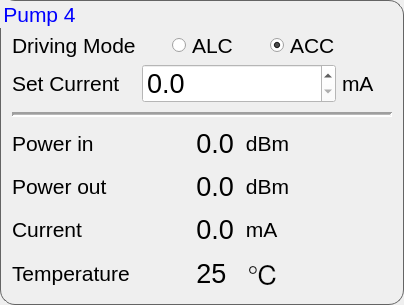
         <widget class="QGroupBox" name="groupBox_4">
          <property name="font">
           <font>
            <pointsize>16</pointsize>
           </font>
          </property>
          <property name="styleSheet">
           <string notr="true">QGroupBox{
border-color: rgb(100, 100, 100);
border-width: 1px;        
border-style: solid;
border-radius: 15px;
}
QGroupBox:title{
color: rgb(0, 0, 255);
}</string>
          </property>
          <property name="title">
           <string>Pump 4</string>
          </property>
          <layout class="QGridLayout" name="gridLayout_6">
           <item row="8" column="2">
            <widget class="QLabel" name="label_38">
             <property name="font">
              <font>
               <pointsize>16</pointsize>
              </font>
             </property>
             <property name="text">
              <string> mA</string>
             </property>
            </widget>
           </item>
           <item row="8" column="0">
            <widget class="QLabel" name="label_39">
             <property name="sizePolicy">
              <sizepolicy hsizetype="Preferred" vsizetype="Fixed">
               <horstretch>0</horstretch>
               <verstretch>0</verstretch>
              </sizepolicy>
             </property>
             <property name="minimumSize">
              <size>
               <width>0</width>
               <height>37</height>
              </size>
             </property>
             <property name="font">
              <font>
               <pointsize>16</pointsize>
              </font>
             </property>
             <property name="text">
              <string>Current</string>
             </property>
            </widget>
           </item>
           <item row="7" column="0">
            <widget class="QLabel" name="label_40">
             <property name="sizePolicy">
              <sizepolicy hsizetype="Preferred" vsizetype="Fixed">
               <horstretch>0</horstretch>
               <verstretch>0</verstretch>
              </sizepolicy>
             </property>
             <property name="minimumSize">
              <size>
               <width>0</width>
               <height>37</height>
              </size>
             </property>
             <property name="font">
              <font>
               <pointsize>16</pointsize>
              </font>
             </property>
             <property name="text">
              <string>Power out</string>
             </property>
            </widget>
           </item>
           <item row="7" column="1">
            <widget class="QLabel" name="power_out_4">
             <property name="font">
              <font>
               <pointsize>20</pointsize>
              </font>
             </property>
             <property name="layoutDirection">
              <enum>Qt::LeftToRight</enum>
             </property>
             <property name="text">
              <string>0.0</string>
             </property>
             <property name="alignment">
              <set>Qt::AlignRight|Qt::AlignTrailing|Qt::AlignVCenter</set>
             </property>
            </widget>
           </item>
           <item row="8" column="1">
            <widget class="QLabel" name="current_4">
             <property name="font">
              <font>
               <pointsize>20</pointsize>
              </font>
             </property>
             <property name="layoutDirection">
              <enum>Qt::LeftToRight</enum>
             </property>
             <property name="text">
              <string>0.0</string>
             </property>
             <property name="alignment">
              <set>Qt::AlignRight|Qt::AlignTrailing|Qt::AlignVCenter</set>
             </property>
            </widget>
           </item>
           <item row="1" column="1">
            <widget class="QRadioButton" name="ALC_4">
             <property name="font">
              <font>
               <pointsize>16</pointsize>
              </font>
             </property>
             <property name="styleSheet">
              <string notr="true">padding-left: 30px;</string>
             </property>
             <property name="text">
              <string>ALC</string>
             </property>
            </widget>
           </item>
           <item row="4" column="3">
            <widget class="QLabel" name="set_unit_4">
             <property name="minimumSize">
              <size>
               <width>50</width>
               <height>0</height>
              </size>
             </property>
             <property name="font">
              <font>
               <pointsize>16</pointsize>
              </font>
             </property>
             <property name="text">
              <string>mA</string>
             </property>
            </widget>
           </item>
           <item row="1" column="2">
            <widget class="QRadioButton" name="ACC_4">
             <property name="font">
              <font>
               <pointsize>16</pointsize>
              </font>
             </property>
             <property name="styleSheet">
              <string notr="true">padding-left: 30px;</string>
             </property>
             <property name="text">
              <string>ACC</string>
             </property>
             <property name="checked">
              <bool>true</bool>
             </property>
            </widget>
           </item>
           <item row="0" column="1">
            <spacer name="verticalSpacer_4">
             <property name="orientation">
              <enum>Qt::Vertical</enum>
             </property>
             <property name="sizeType">
              <enum>QSizePolicy::Fixed</enum>
             </property>
             <property name="sizeHint" stdset="0">
              <size>
               <width>20</width>
               <height>20</height>
              </size>
             </property>
            </spacer>
           </item>
           <item row="4" column="0">
            <widget class="QLabel" name="set_label_4">
             <property name="font">
              <font>
               <pointsize>16</pointsize>
              </font>
             </property>
             <property name="text">
              <string>Set Current</string>
             </property>
            </widget>
           </item>
           <item row="9" column="0">
            <widget class="QLabel" name="label_7">
             <property name="sizePolicy">
              <sizepolicy hsizetype="Preferred" vsizetype="Fixed">
               <horstretch>0</horstretch>
               <verstretch>0</verstretch>
              </sizepolicy>
             </property>
             <property name="minimumSize">
              <size>
               <width>0</width>
               <height>37</height>
              </size>
             </property>
             <property name="font">
              <font>
               <pointsize>16</pointsize>
              </font>
             </property>
             <property name="text">
              <string>Temperature</string>
             </property>
            </widget>
           </item>
           <item row="9" column="1">
            <widget class="QLabel" name="temp_4">
             <property name="font">
              <font>
               <pointsize>20</pointsize>
              </font>
             </property>
             <property name="text">
              <string>25 </string>
             </property>
             <property name="alignment">
              <set>Qt::AlignRight|Qt::AlignTrailing|Qt::AlignVCenter</set>
             </property>
            </widget>
           </item>
           <item row="1" column="0">
            <widget class="QLabel" name="label_8">
             <property name="font">
              <font>
               <pointsize>16</pointsize>
              </font>
             </property>
             <property name="text">
              <string>Driving Mode</string>
             </property>
            </widget>
           </item>
           <item row="9" column="2">
            <widget class="QLabel" name="label_41">
             <property name="font">
              <font>
               <pointsize>20</pointsize>
              </font>
             </property>
             <property name="text">
              <string>&lt;span&gt;&amp;nbsp;&amp;#8451;&lt;span&gt;</string>
             </property>
            </widget>
           </item>
           <item row="6" column="1">
            <widget class="QLabel" name="power_in_4">
             <property name="font">
              <font>
               <pointsize>20</pointsize>
              </font>
             </property>
             <property name="text">
              <string>0.0</string>
             </property>
             <property name="alignment">
              <set>Qt::AlignRight|Qt::AlignTrailing|Qt::AlignVCenter</set>
             </property>
            </widget>
           </item>
           <item row="7" column="2">
            <widget class="QLabel" name="label_42">
             <property name="font">
              <font>
               <pointsize>16</pointsize>
              </font>
             </property>
             <property name="text">
              <string> dBm</string>
             </property>
            </widget>
           </item>
           <item row="6" column="0">
            <widget class="QLabel" name="label_43">
             <property name="sizePolicy">
              <sizepolicy hsizetype="Preferred" vsizetype="Fixed">
               <horstretch>0</horstretch>
               <verstretch>0</verstretch>
              </sizepolicy>
             </property>
             <property name="minimumSize">
              <size>
               <width>0</width>
               <height>37</height>
              </size>
             </property>
             <property name="font">
              <font>
               <pointsize>16</pointsize>
              </font>
             </property>
             <property name="text">
              <string>Power in</string>
             </property>
            </widget>
           </item>
           <item row="6" column="2">
            <widget class="QLabel" name="label_44">
             <property name="font">
              <font>
               <pointsize>16</pointsize>
              </font>
             </property>
             <property name="text">
              <string> dBm</string>
             </property>
            </widget>
           </item>
           <item row="5" column="0" colspan="4">
            <widget class="Line" name="line_4">
             <property name="minimumSize">
              <size>
               <width>0</width>
               <height>10</height>
              </size>
             </property>
             <property name="font">
              <font>
               <pointsize>8</pointsize>
              </font>
             </property>
             <property name="frameShadow">
              <enum>QFrame::Sunken</enum>
             </property>
             <property name="lineWidth">
              <number>2</number>
             </property>
             <property name="midLineWidth">
              <number>1</number>
             </property>
             <property name="orientation">
              <enum>Qt::Horizontal</enum>
             </property>
            </widget>
           </item>
           <item row="4" column="1" colspan="2">
            <widget class="QDoubleSpinBox" name="set_value_4">
             <property name="enabled">
              <bool>true</bool>
             </property>
             <property name="font">
              <font>
               <pointsize>20</pointsize>
              </font>
             </property>
             <property name="styleSheet">
              <string notr="true">background-color: rgb(255, 255, 255);</string>
             </property>
             <property name="decimals">
              <number>1</number>
             </property>
             <property name="minimum">
              <double>0.000000000000000</double>
             </property>
             <property name="maximum">
              <double>30.000000000000000</double>
             </property>
             <property name="singleStep">
              <double>1.000000000000000</double>
             </property>
             <property name="value">
              <double>0.000000000000000</double>
             </property>
            </widget>
           </item>
          </layout>
         </widget>
